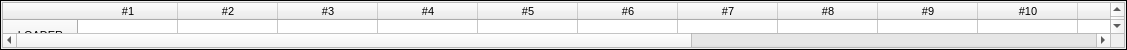
<?xml version="1.0" encoding="UTF-8"?>
<ui version="4.0">
 <class>CSlotConnView</class>
 <widget class="QWidget" name="CSlotConnView">
  <property name="geometry">
   <rect>
    <x>0</x>
    <y>0</y>
    <width>1127</width>
    <height>50</height>
   </rect>
  </property>
  <property name="minimumSize">
   <size>
    <width>0</width>
    <height>50</height>
   </size>
  </property>
  <property name="windowTitle">
   <string>Form</string>
  </property>
  <layout class="QVBoxLayout" name="verticalLayout_2">
   <property name="spacing">
    <number>0</number>
   </property>
   <property name="leftMargin">
    <number>0</number>
   </property>
   <property name="topMargin">
    <number>0</number>
   </property>
   <property name="rightMargin">
    <number>0</number>
   </property>
   <property name="bottomMargin">
    <number>0</number>
   </property>
   <item>
    <widget class="QFrame" name="frame">
     <property name="frameShape">
      <enum>QFrame::Box</enum>
     </property>
     <property name="frameShadow">
      <enum>QFrame::Plain</enum>
     </property>
     <layout class="QVBoxLayout" name="verticalLayout">
      <property name="spacing">
       <number>3</number>
      </property>
      <property name="leftMargin">
       <number>1</number>
      </property>
      <property name="topMargin">
       <number>1</number>
      </property>
      <property name="rightMargin">
       <number>1</number>
      </property>
      <property name="bottomMargin">
       <number>1</number>
      </property>
      <item>
       <widget class="QTableWidget" name="tbSlotConnView">
        <property name="font">
         <font>
          <pointsize>8</pointsize>
         </font>
        </property>
        <row>
         <property name="text">
          <string>LOADER</string>
         </property>
         <property name="textAlignment">
          <set>AlignCenter</set>
         </property>
        </row>
        <row>
         <property name="text">
          <string>CPU#1_CTRL</string>
         </property>
         <property name="textAlignment">
          <set>AlignCenter</set>
         </property>
        </row>
        <row>
         <property name="text">
          <string>CPU#1_DATA</string>
         </property>
         <property name="textAlignment">
          <set>AlignCenter</set>
         </property>
        </row>
        <row>
         <property name="text">
          <string>CPU#1_LOG</string>
         </property>
         <property name="textAlignment">
          <set>AlignCenter</set>
         </property>
        </row>
        <row>
         <property name="text">
          <string>CPU#2_CTRL</string>
         </property>
         <property name="textAlignment">
          <set>AlignCenter</set>
         </property>
        </row>
        <row>
         <property name="text">
          <string>CPU#2_DATA</string>
         </property>
         <property name="textAlignment">
          <set>AlignCenter</set>
         </property>
        </row>
        <row>
         <property name="text">
          <string>CPU#2_LOG</string>
         </property>
         <property name="textAlignment">
          <set>AlignCenter</set>
         </property>
        </row>
        <column>
         <property name="text">
          <string>#1</string>
         </property>
         <property name="textAlignment">
          <set>AlignCenter</set>
         </property>
        </column>
        <column>
         <property name="text">
          <string>#2</string>
         </property>
         <property name="textAlignment">
          <set>AlignCenter</set>
         </property>
        </column>
        <column>
         <property name="text">
          <string>#3</string>
         </property>
         <property name="textAlignment">
          <set>AlignCenter</set>
         </property>
        </column>
        <column>
         <property name="text">
          <string>#4</string>
         </property>
         <property name="textAlignment">
          <set>AlignCenter</set>
         </property>
        </column>
        <column>
         <property name="text">
          <string>#5</string>
         </property>
         <property name="textAlignment">
          <set>AlignCenter</set>
         </property>
        </column>
        <column>
         <property name="text">
          <string>#6</string>
         </property>
         <property name="textAlignment">
          <set>AlignCenter</set>
         </property>
        </column>
        <column>
         <property name="text">
          <string>#7</string>
         </property>
         <property name="textAlignment">
          <set>AlignCenter</set>
         </property>
        </column>
        <column>
         <property name="text">
          <string>#8</string>
         </property>
         <property name="textAlignment">
          <set>AlignCenter</set>
         </property>
        </column>
        <column>
         <property name="text">
          <string>#9</string>
         </property>
         <property name="textAlignment">
          <set>AlignCenter</set>
         </property>
        </column>
        <column>
         <property name="text">
          <string>#10</string>
         </property>
         <property name="textAlignment">
          <set>AlignCenter</set>
         </property>
        </column>
        <column>
         <property name="text">
          <string>#11</string>
         </property>
         <property name="textAlignment">
          <set>AlignCenter</set>
         </property>
        </column>
        <column>
         <property name="text">
          <string>#12</string>
         </property>
         <property name="textAlignment">
          <set>AlignCenter</set>
         </property>
        </column>
        <column>
         <property name="text">
          <string>#13</string>
         </property>
         <property name="textAlignment">
          <set>AlignCenter</set>
         </property>
        </column>
        <column>
         <property name="text">
          <string>#14</string>
         </property>
         <property name="textAlignment">
          <set>AlignCenter</set>
         </property>
        </column>
        <column>
         <property name="text">
          <string>#15</string>
         </property>
         <property name="textAlignment">
          <set>AlignCenter</set>
         </property>
        </column>
        <column>
         <property name="text">
          <string>#16</string>
         </property>
         <property name="textAlignment">
          <set>AlignCenter</set>
         </property>
        </column>
        <item row="0" column="0">
         <property name="text">
          <string/>
         </property>
         <property name="textAlignment">
          <set>AlignCenter</set>
         </property>
        </item>
        <item row="1" column="0">
         <property name="text">
          <string/>
         </property>
         <property name="textAlignment">
          <set>AlignCenter</set>
         </property>
        </item>
       </widget>
      </item>
     </layout>
    </widget>
   </item>
  </layout>
 </widget>
 <resources/>
 <connections/>
</ui>
